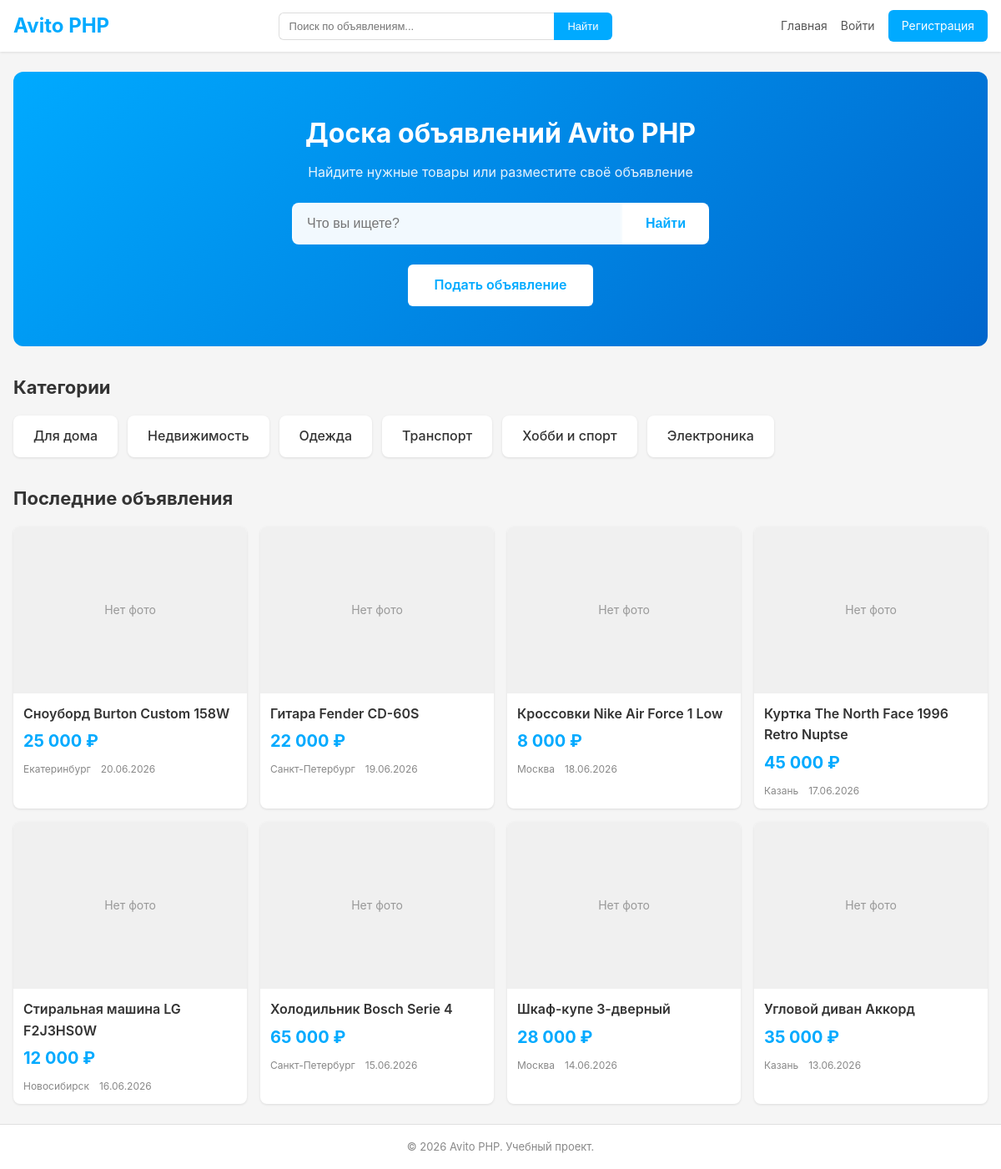
The page / on the database its author committed.
### tables this page shows
CREATE TABLE IF NOT EXISTS categories (
    category_id INT AUTO_INCREMENT PRIMARY KEY,
    name VARCHAR(100) NOT NULL,
    parent_id INT NULL,

    FOREIGN KEY (parent_id) REFERENCES categories(category_id) ON DELETE CASCADE
);

CREATE TABLE IF NOT EXISTS advertisements (
    ad_id INT AUTO_INCREMENT PRIMARY KEY,
    seller_id INT NOT NULL,
    category_id INT NOT NULL,
    item_condition_id INT NOT NULL,
    city_id INT NOT NULL,
    title VARCHAR(255) NOT NULL,
    description TEXT NOT NULL,
    price DECIMAL(10, 2) NOT NULL,
    status_id INT NOT NULL,
    created_at TIMESTAMP NOT NULL DEFAULT CURRENT_TIMESTAMP,
    updated_at TIMESTAMP NULL DEFAULT NULL,

    FOREIGN KEY (seller_id) REFERENCES users(user_id) ON DELETE CASCADE,  
    FOREIGN KEY (category_id) REFERENCES categories(category_id),
    FOREIGN KEY (item_condition_id) REFERENCES item_conditions(item_condition_id),
    FOREIGN KEY (status_id) REFERENCES advertisement_statuses(ad_status_id),
    FOREIGN KEY (city_id) REFERENCES cities(city_id)
);

CREATE TABLE IF NOT EXISTS cities (
    city_id INT AUTO_INCREMENT PRIMARY KEY,
    name VARCHAR(100) NOT NULL UNIQUE
);

### src/Core/View.php (called while the page is built, shortened)
<?php
class View
{
    private string $viewsPath;
    public function __construct(?string $viewsPath = null)
    {
        $this->viewsPath = $viewsPath ?: __DIR__ . '/../Views';
    }
    public function render(string $template, array $data = []): void
    {
        extract($data);
        $layoutContent = function () use ($template, $data) {
            extract($data);
            $path = $this->viewsPath . '/' . $template . '.php';
            if (!file_exists($path)) {
                throw new \RuntimeException("View not found: {$template}");
            }
            require $path;
        };
        require $this->viewsPath . '/layouts/header.php';
        $layoutContent();
        require $this->viewsPath . '/layouts/footer.php';
    }
    public function escape(string $value): string
    {
        return htmlspecialchars($value, ENT_QUOTES, 'UTF-8');
    }
}

### src/Core/Controller.php (called while the page is built, shortened)
<?php
abstract class Controller
{
    protected Session $session;
    protected View $view;
    public function __construct()
    {
        $this->session = Session::getInstance();
        $this->view = new View();
    }
    protected function getLayoutData(): array
    {
        return [
            'user' => $this->session->getUser(),
            'app' => require __DIR__ . '/../../config/app.php',
        ];
    }
    protected function render(string $template, array $data = []): void
    {
        $this->view->render($template, array_merge($this->getLayoutData(), $data));
    }
}

### src/Controllers/HomeController.php (called while the page is built, shortened)
<?php
class HomeController extends Controller
{
    private AdvertisementRepository $adRepo;
    private CategoryRepository $categoryRepo;
    public function __construct()
    {
        $this->adRepo = new AdvertisementRepository();
        $this->categoryRepo = new CategoryRepository();
    }
    public function index(): void
    {
        $activeAds = $this->adRepo->findAllActive(limit: 8, offset: 0);
        $categories = $this->categoryRepo->findParents();
        $this->render('home', [
            'title' => 'Главная — Avito PHP',
            'ads' => $activeAds,
            'categories' => $categories,
        ]);
    }
}

### public/index.php (called while the page is built, shortened)
<?php
require_once __DIR__ . '/../autoload.php';
$dbConfig = require __DIR__ . '/../config/database.php';
$router = new Router();
$router->addMiddlewareAlias('auth', fn() => new AuthMiddleware());
$router->addMiddlewareAlias('guest', fn() => new GuestMiddleware());
$router->get('/login', 'AuthController@loginForm', ['guest']);
$router->post('/login', 'AuthController@login', ['guest']);
$router->get('/register', 'AuthController@registerForm', ['guest']);
$router->post('/register', 'AuthController@register', ['guest']);
$router->get('/logout', 'AuthController@logout', ['auth']);
$router->get('/', 'HomeController@index');
$router->get('/search', 'SearchController@index');
$router->get('/ad/create', 'AdController@create', ['auth']);
$router->post('/ad/create', 'AdController@store', ['auth']);
$router->get('/ad/{id}', 'AdController@show');
$router->get('/ad/{id}/edit', 'AdController@edit', ['auth']);
$router->post('/ad/{id}/edit', 'AdController@update', ['auth']);
$router->post('/ad/{id}/delete', 'AdController@destroy', ['auth']);
$router->get('/profile/ads', 'AdController@userAds', ['auth']);
$router->get('/profile', 'ProfileController@index', ['auth']);
$router->get('/profile/edit', 'ProfileController@edit', ['auth']);
$router->post('/profile/edit', 'ProfileController@update', ['auth']);
$router->get('/favorites', 'FavoriteController@index', ['auth']);
$router->post('/favorites/add/{adId}', 'FavoriteController@add', ['auth']);
$router->post('/favorites/remove/{adId}', 'FavoriteController@remove', ['auth']);
$router->get('/cart', 'CartController@index', ['auth']);
$router->post('/cart/add/{adId}', 'CartController@add', ['auth']);
$router->post('/cart/remove/{adId}', 'CartController@remove', ['auth']);
$router->get('/order/create', 'OrderController@create', ['auth']);
$router->post('/order/create', 'OrderController@store', ['auth']);
$router->get('/order/success', 'OrderController@success', ['auth']);
$router->get('/orders', 'OrderController@index', ['auth']);
$router->get('/order/{orderNumber}', 'OrderController@show', ['auth']);
$router->get('/moderation', 'ModerationController@index', ['auth', 'role:employee,admin']);
$router->post('/moderation/{id}/approve', 'ModerationController@approve', ['auth', 'role:employee,admin']);
$router->post('/moderation/{id}/reject', 'ModerationController@reject', ['auth', 'role:employee,admin']);
$router->dispatch($_SERVER['REQUEST_METHOD'], $_SERVER['REQUEST_URI']);

### autoload.php (called while the page is built, shortened)
<?php
spl_autoload_register(function (string $class) {
    $prefix = 'App\\';
    $baseDir = __DIR__ . '/src/';
    $len = strlen($prefix);
    $relativeClass = substr($class, $len);
    $file = $baseDir . str_replace('\\', '/', $relativeClass) . '.php';
});

### src/Core/Database.php (called while the page is built, shortened)
<?php
class Database
{
    private static ?Database $instance = null;
    private \PDO $pdo;
    private function __construct(array $config)
    {
        $dsn = sprintf(
            '%s:host=%s;port=%d;dbname=%s;charset=%s',
            $config['driver'],
            $config['host'],
            $config['port'],
            $config['database'],
            $config['charset']
        );
        $this->pdo = new \PDO($dsn, $config['username'], $config['password'], $config['options']);
    }
    public static function init(array $config): void
    {
        self::$instance = new self($config);
    }
    public static function getInstance(): self
    {
        return self::$instance;
    }
    public function query(string $sql, array $params = []): \PDOStatement
    {
        $stmt = $this->pdo->prepare($sql);
        $stmt->execute($params);
        return $stmt;
    }
    public function fetchAll(string $sql, array $params = []): array
    {
        return $this->query($sql, $params)->fetchAll();
    }
}

### src/Repositories/CategoryRepository.php (called while the page is built, shortened)
<?php
class CategoryRepository
{
    private Database $db;
    public function __construct()
    {
        $this->db = Database::getInstance();
    }
    public function findParents(): array
    {
        return array_map(
            fn($row) => $this->hydrate($row),
            $this->db->fetchAll("SELECT * FROM categories WHERE parent_id IS NULL ORDER BY name ASC")
        );
    }
    private function hydrate(array $row): Category
    {
        $category = new Category();
        foreach ($row as $key => $value) {
            $category->$key = $value;
        }
        return $category;
    }
}

### src/Repositories/AdvertisementRepository.php (called while the page is built, shortened)
<?php
class AdvertisementRepository
{
    private Database $db;
    public function __construct()
    {
        $this->db = Database::getInstance();
    }
    public function findAllActive(
        ?int $categoryId = null,
        ?int $cityId = null,
        ?string $search = null,
        ?int $itemConditionId = null,
        ?float $priceMin = null,
        ?float $priceMax = null,
        string $sort = 'date_desc',
        int $limit = 20,
        int $offset = 0
    ): array
    {
        $sql = "SELECT a.*, c.name AS category_name, ct.name AS city_name,
                       ic.name AS condition_name, s.name AS status_name,
                       ai.image_path as first_image_path
                FROM advertisements a
                LEFT JOIN advertisement_images ai ON a.ad_id = ai.ad_id AND ai.sort_order = 1
                JOIN categories c ON a.category_id = c.category_id
                JOIN cities ct ON a.city_id = ct.city_id
                JOIN item_conditions ic ON a.item_condition_id = ic.item_condition_id
                JOIN advertisement_statuses s ON a.status_id = s.ad_status_id
                WHERE a.status_id = 3";
        $params = [];
        $sort = match ($sort) {
            'date_asc' => 'a.created_at ASC',
            'price_asc' => 'a.price ASC',
            'price_desc' => 'a.price DESC',
            default => 'a.created_at DESC',
        };
        $sql .= " ORDER BY {$sort} LIMIT ? OFFSET ?";
        $params[] = $limit;
        $params[] = $offset;
        return array_map(fn($row) => $this->hydrate($row), $this->db->fetchAll($sql, $params));
    }
    private function hydrate(array $row): Advertisement
    {
        $ad = new Advertisement();
        foreach ($row as $key => $value) {
            $ad->$key = $value;
        }
        return $ad;
    }
}

### src/Views/home.php (the view)
<div class="home">
    <div class="home__hero">
        <h1>Доска объявлений Avito PHP</h1>
        <p>Найдите нужные товары или разместите своё объявление</p>
        <form action="/search" method="GET" class="home__search-form">
            <div class="home__search-row">
                <input type="text" name="q" class="home__search-input" placeholder="Что вы ищете?" required>
                <button type="submit" class="btn btn--primary home__search-btn">Найти</button>
            </div>
        </form>
        <a href="/ad/create" class="btn btn--primary">Подать объявление</a>
    </div>
    <div class="home__categories">
        <h2>Категории</h2>
        <div class="categories-grid">
            <?php foreach ($categories as $cat): ?>
                <a href="/search?category_id=<?= $cat->category_id ?>" class="category-card">
                    <?= $this->escape($cat->name) ?>
                </a>
            <?php endforeach; ?>
        </div>
    </div>
    <div class="home__ads">
        <h2>Последние объявления</h2>
        <?php if (empty($ads)): ?>
            <p>Объявлений пока нет. <a href="/ad/create">Станьте первым!</a></p>
        <?php else: ?>
            <div class="ads-grid">
                <?php foreach ($ads as $ad):?>
                    <div class="ad-card">
                        <a href="/ad/<?= $ad->ad_id ?>" class="ad-card__link">
                            <div class="ad-card__image">
                                <?php if (!empty($ad->first_image_path)): ?>
                                    <img src="/<?= $this->escape($ad->first_image_path) ?>" alt="<?= $this->escape($ad->title) ?>">
                                <?php else: ?>
                                    <div class="ad-card__no-image">Нет фото</div>
                                <?php endif; ?>
                            </div>
                            <div class="ad-card__body">
                                <h3 class="ad-card__title"><?= $this->escape($ad->title) ?></h3>
                                <div class="ad-card__price"><?= number_format($ad->price, 0, ',', ' ') ?> ₽</div>
                                <div class="ad-card__meta">
                                    <span><?= $this->escape($ad->city_name) ?></span>
                                    <span><?= date('d.m.Y', strtotime($ad->created_at)) ?></span>
                                </div>
                            </div>
                        </a>
                    </div>
                <?php endforeach; ?>
            </div>
        <?php endif; ?>
    </div>
</div>

### src/Core/Router.php (shortened to what this page needs)
<?php
class Router
{
    private array $routes = [];
    public function addRoute(string $method, string $pattern, string $handler, array $middleware = []): void
    {
        $this->routes[] = [
            'method' => $method,
            'pattern' => $pattern,
            'handler' => $handler,
            'middleware' => $middleware,
        ];
    }
    public function dispatch(string $method, string $uri): void
    {
        $uri = parse_url($uri, PHP_URL_PATH);
        $uri = rtrim($uri, '/') ?: '/';
        foreach ($this->routes as $route) {
            if ($route['method'] !== $method) {
                continue;
            }
            $params = $this->matchRoute($route['pattern'], $uri);
            if ($params === null) {
                continue;
            }
            [$controllerClass, $action] = explode('@', $route['handler']);
            $controllerClass = 'App\\Controllers\\' . $controllerClass;
            $controller = new $controllerClass();
            $controller->$action(...$params);
            return;
        }
    }
    private function matchRoute(string $pattern, string $uri): ?array
    {
        $regex = preg_replace('/\{(\w+)\}/', '(?P<$1>[^/]+)', $pattern);
        $regex = '#^' . $regex . '$#';
        if (preg_match($regex, $uri, $matches)) {
            return array_filter($matches, 'is_string', ARRAY_FILTER_USE_KEY);
        }
        return null;
    }
}

### rows shown on the page
categories: name "Для дома"
categories: name "Недвижимость"
categories: name "Транспорт"
categories: name "Электроника"
advertisements: title "Сноуборд Burton Custom 158W", price "25 000", city.name "Екатеринбург", created_at "20.06.2026"
advertisements: title "Гитара Fender CD-60S", price "22 000", city.name "Санкт-Петербург", created_at "19.06.2026"
advertisements: title "Кроссовки Nike Air Force 1 Low", price "8 000", city.name "Москва", created_at "18.06.2026"
advertisements: title "Куртка The North Face 1996 Retro Nuptse", price "45 000", city.name "Казань", created_at "17.06.2026"
advertisements: title "Стиральная машина LG F2J3HS0W", price "12 000", city.name "Новосибирск", created_at "16.06.2026"
advertisements: title "Холодильник Bosch Serie 4", price "65 000", city.name "Санкт-Петербург", created_at "15.06.2026"
advertisements: title "Шкаф-купе 3-дверный", price "28 000", city.name "Москва", created_at "14.06.2026"
advertisements: title "Угловой диван Аккорд", price "35 000", city.name "Казань", created_at "13.06.2026"

### other values the page prints
$this->escape($app['name']) "Avito PHP"
$this->escape($cat->name) "Одежда"
$this->escape($cat->name) "Хобби и спорт"
